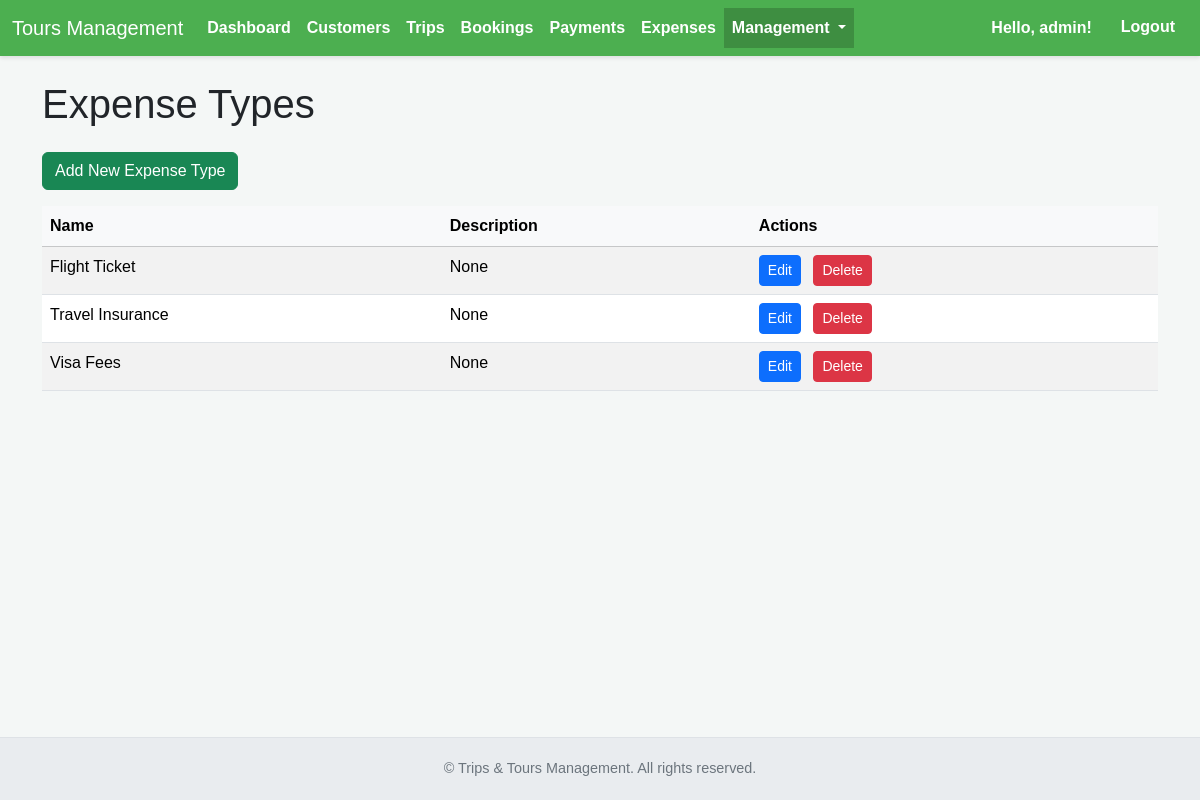
The page /expenses/types/ (signed in) on the database its author committed.
### expenses/models.py (models this page shows, shortened)
class ExpenseType(models.Model): # NEW MODEL
    name = models.CharField(max_length=100, unique=True, help_text="Name of the expense type (e.g., Flight Tickets, Accommodation).")
    description = models.TextField(blank=True, help_text="Brief description of this expense type.")
    class Meta:
        ordering = ['name']
        verbose_name = "Expense Type"
        verbose_name_plural = "Expense Types"

### expenses/views.py (the view)
# urls.py: path('types/', views.expense_type_list, name='expense_type_list'),
@login_required
def expense_type_list(request):
    expense_types = ExpenseType.objects.all()
    context = {
        'expense_types': expense_types
    }
    return render(request, 'expenses/expensetype_list.html', context)

### expenses/templates/expenses/expensetype_list.html (shortened to what this page needs)
{% extends "base.html" %}
{% load app_filters %}
{% block content %}
    <h1 class="mb-4">Expense Types</h1>
    <a href="{% url 'expense_type_create' %}" class="btn btn-success mb-3">Add New Expense Type</a>
    {% if expense_types %}
        <div class="table-responsive">
            <table class="table table-striped table-hover">
                <thead class="table-light">
                    <tr>
                        <th scope="col">Name</th>
                        <th scope="col">Description</th>
                        <th scope="col">Actions</th>
                    </tr>
                </thead>
                <tbody>
                    {% for etype in expense_types %}
                        <tr>
                            <td>{{ etype.name }}</td>
                            <td>{{ etype.description|default:"None"|linebreaksbr }}</td>
                            <td class="action-links">
                                <a href="{% url 'expense_type_update' etype.pk %}" class="btn btn-sm btn-primary">Edit</a>
                                <a href="{% url 'expense_type_delete' etype.pk %}" class="btn btn-sm btn-danger delete-link">Delete</a>
                            </td>
                        </tr>
                    {% endfor %}
                </tbody>
            </table>
        </div>
    {% else %}
        <p class="alert alert-info">No expense types found. Click "Add New Expense Type" to get started!</p>
    {% endif %}
{% endblock content %}

### templates/base.html (shortened to what this page needs)
{% load static %}
<!DOCTYPE html>
<html lang="en">
<head>
    <link href="https://cdn.jsdelivr.net/npm/bootstrap@5.3.3/dist/css/bootstrap.min.css" rel="stylesheet">
</head>
<body>
    <nav class="navbar navbar-expand-lg">
        <div class="container-fluid">
            <a class="navbar-brand text-white" href="{% url 'dashboard' %}">Tours Management</a>
            <div class="collapse navbar-collapse" id="navbarNav">
                <ul class="navbar-nav me-auto mb-2 mb-lg-0">
                    <li class="nav-item">
                        <a class="nav-link {% if request.resolver_match.url_name == 'dashboard' %}active{% endif %}" href="{% url 'dashboard' %}">Dashboard</a>
                    </li>
                    <li class="nav-item">
                        <a class="nav-link {% if 'customer' in request.path %}active{% endif %}" href="{% url 'customer_list' %}">Customers</a>
                    </li>
                    <li class="nav-item">
                        <a class="nav-link {% if 'trip' in request.path and not 'booking' in request.path %}active{% endif %}" href="{% url 'trip_list' %}">Trips</a>
                    </li>
                    <li class="nav-item">
                        <a class="nav-link {% if 'booking' in request.path %}active{% endif %}" href="{% url 'booking_list' %}">Bookings</a>
                    </li>
                    <li class="nav-item">
                        <a class="nav-link {% if 'payment' in request.path %}active{% endif %}" href="{% url 'payment_list' %}">Payments</a>
                    </li>
                    <li class="nav-item">
                        <a class="nav-link {% if 'expense' in request.path and 'types' not in request.path %}active{% endif %}" href="{% url 'expense_list' %}">Expenses</a>
                    </li>
                    <li class="nav-item dropdown">
                        <a class="nav-link dropdown-toggle {% if 'types' in request.path %}active{% endif %}" href="#" id="navbarDropdownManagement" role="button" data-bs-toggle="dropdown" aria-expanded="false">
                            Management
                        </a>
                    </li>
                </ul>
                <div class="d-flex">
                    {% if user.is_authenticated %}
                        <span class="navbar-text me-3">Hello, {{ user.username }}!</span>
                        <form action="{% url 'logout' %}" method="post" class="d-inline">
                            <button type="submit" class="btn btn-link text-white">Logout</button>
                        </form>
                    {% else %}
                        <a class="nav-link text-white" href="{% url 'login' %}">Login</a>
                    {% endif %}
                </div>
            </div>
        </div>
    </nav>
    <div class="container flex-grow-1 my-4">
        {% block content %}{% endblock content %}
    </div>
    <footer>
        © {{ "now"|date:"Y" }} Trips & Tours Management. All rights reserved.
    </footer>
</body>
</html>

### templates/base.html (style rules this page uses)
body { font-family: Arial, sans-serif; background-color: #f4f7f6; display: flex; flex-direction: column; min-height: 100vh; }
.navbar { background-color: #4CAF50; box-shadow: 0 2px 4px rgba(0,0,0,0.1); }
.navbar .nav-link { color: white !important; font-weight: bold; transition: background-color 0.3s ease; }
.navbar .nav-link.active { background-color: #3e8e41; }
.navbar .navbar-text { color: white; font-weight: bold; }
.navbar .btn-link { color: white; font-weight: bold; text-decoration: none; transition: background-color 0.3s ease; }
.action-links a { margin-right: 8px; text-decoration: none; }
.action-links a.btn-danger { color: white; }
footer { margin-top: auto; padding: 1.25rem; text-align: center; color: #6c757d; font-size: 0.9em; background-color: #e9ecef; border-top: 1px solid #dee2e6; }

### rows shown on the page
ExpenseType: name "Flight Ticket", description "None"
ExpenseType: name "Travel Insurance", description "None"
ExpenseType: name "Visa Fees", description "None"

### other values the page prints
{{ user.username }} "admin"
